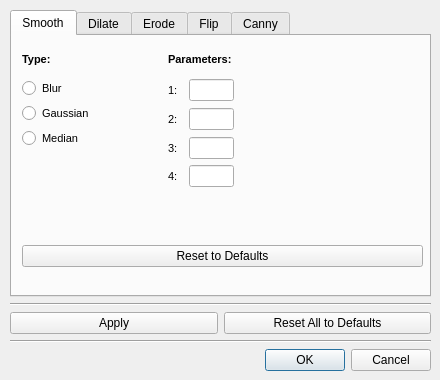
<?xml version="1.0" encoding="UTF-8"?>
<ui version="4.0">
 <class>ImageProcessingSettingsDialog</class>
 <widget class="QDialog" name="ImageProcessingSettingsDialog">
  <property name="geometry">
   <rect>
    <x>0</x>
    <y>0</y>
    <width>440</width>
    <height>380</height>
   </rect>
  </property>
  <property name="windowTitle">
   <string>Image Processing Settings</string>
  </property>
  <widget class="QWidget" name="layoutWidget1">
   <property name="geometry">
    <rect>
     <x>10</x>
     <y>10</y>
     <width>421</width>
     <height>361</height>
    </rect>
   </property>
   <layout class="QVBoxLayout" name="verticalLayout_40">
    <item>
     <widget class="QTabWidget" name="tabWidget">
      <property name="currentIndex">
       <number>0</number>
      </property>
      <widget class="QWidget" name="smoothTab_5">
       <attribute name="title">
        <string>Smooth</string>
       </attribute>
       <widget class="QWidget" name="layoutWidget2_5">
        <property name="geometry">
         <rect>
          <x>10</x>
          <y>10</y>
          <width>401</width>
          <height>221</height>
         </rect>
        </property>
        <layout class="QVBoxLayout" name="verticalLayout_41">
         <item>
          <layout class="QHBoxLayout" name="horizontalLayout_48">
           <item>
            <layout class="QVBoxLayout" name="verticalLayout_42">
             <item>
              <widget class="QLabel" name="label_68">
               <property name="sizePolicy">
                <sizepolicy hsizetype="Preferred" vsizetype="Minimum">
                 <horstretch>0</horstretch>
                 <verstretch>0</verstretch>
                </sizepolicy>
               </property>
               <property name="minimumSize">
                <size>
                 <width>0</width>
                 <height>27</height>
                </size>
               </property>
               <property name="maximumSize">
                <size>
                 <width>140</width>
                 <height>27</height>
                </size>
               </property>
               <property name="font">
                <font>
                 <pointsize>8</pointsize>
                 <weight>75</weight>
                 <bold>true</bold>
                </font>
               </property>
               <property name="text">
                <string>Type:</string>
               </property>
              </widget>
             </item>
             <item>
              <layout class="QVBoxLayout" name="verticalLayout_43">
               <item>
                <widget class="QRadioButton" name="smoothBlurButton">
                 <property name="maximumSize">
                  <size>
                   <width>140</width>
                   <height>16777215</height>
                  </size>
                 </property>
                 <property name="font">
                  <font>
                   <pointsize>8</pointsize>
                  </font>
                 </property>
                 <property name="text">
                  <string>Blur</string>
                 </property>
                 <attribute name="buttonGroup">
                  <string notr="true">smoothTypeGroup</string>
                 </attribute>
                </widget>
               </item>
               <item>
                <widget class="QRadioButton" name="smoothGaussianButton">
                 <property name="maximumSize">
                  <size>
                   <width>140</width>
                   <height>16777215</height>
                  </size>
                 </property>
                 <property name="font">
                  <font>
                   <pointsize>8</pointsize>
                  </font>
                 </property>
                 <property name="text">
                  <string>Gaussian</string>
                 </property>
                 <attribute name="buttonGroup">
                  <string notr="true">smoothTypeGroup</string>
                 </attribute>
                </widget>
               </item>
               <item>
                <widget class="QRadioButton" name="smoothMedianButton">
                 <property name="maximumSize">
                  <size>
                   <width>140</width>
                   <height>16777215</height>
                  </size>
                 </property>
                 <property name="font">
                  <font>
                   <pointsize>8</pointsize>
                  </font>
                 </property>
                 <property name="text">
                  <string>Median</string>
                 </property>
                 <attribute name="buttonGroup">
                  <string notr="true">smoothTypeGroup</string>
                 </attribute>
                </widget>
               </item>
               <item>
                <spacer name="verticalSpacer_29">
                 <property name="orientation">
                  <enum>Qt::Vertical</enum>
                 </property>
                 <property name="sizeHint" stdset="0">
                  <size>
                   <width>20</width>
                   <height>40</height>
                  </size>
                 </property>
                </spacer>
               </item>
              </layout>
             </item>
            </layout>
           </item>
           <item>
            <layout class="QVBoxLayout" name="verticalLayout_44">
             <item>
              <widget class="QLabel" name="label_69">
               <property name="minimumSize">
                <size>
                 <width>0</width>
                 <height>27</height>
                </size>
               </property>
               <property name="maximumSize">
                <size>
                 <width>16777215</width>
                 <height>27</height>
                </size>
               </property>
               <property name="font">
                <font>
                 <pointsize>8</pointsize>
                 <weight>75</weight>
                 <bold>true</bold>
                </font>
               </property>
               <property name="text">
                <string>Parameters:</string>
               </property>
              </widget>
             </item>
             <item>
              <layout class="QVBoxLayout" name="verticalLayout_45">
               <item>
                <layout class="QHBoxLayout" name="horizontalLayout_49">
                 <item>
                  <widget class="QLabel" name="label_70">
                   <property name="sizePolicy">
                    <sizepolicy hsizetype="Minimum" vsizetype="Preferred">
                     <horstretch>0</horstretch>
                     <verstretch>0</verstretch>
                    </sizepolicy>
                   </property>
                   <property name="minimumSize">
                    <size>
                     <width>15</width>
                     <height>0</height>
                    </size>
                   </property>
                   <property name="maximumSize">
                    <size>
                     <width>15</width>
                     <height>16777215</height>
                    </size>
                   </property>
                   <property name="font">
                    <font>
                     <pointsize>8</pointsize>
                    </font>
                   </property>
                   <property name="text">
                    <string>1:</string>
                   </property>
                  </widget>
                 </item>
                 <item>
                  <widget class="QLineEdit" name="smoothParam1Edit">
                   <property name="sizePolicy">
                    <sizepolicy hsizetype="Minimum" vsizetype="Fixed">
                     <horstretch>0</horstretch>
                     <verstretch>0</verstretch>
                    </sizepolicy>
                   </property>
                   <property name="minimumSize">
                    <size>
                     <width>45</width>
                     <height>0</height>
                    </size>
                   </property>
                   <property name="maximumSize">
                    <size>
                     <width>45</width>
                     <height>16777215</height>
                    </size>
                   </property>
                   <property name="font">
                    <font>
                     <pointsize>8</pointsize>
                    </font>
                   </property>
                  </widget>
                 </item>
                 <item>
                  <widget class="QLabel" name="smoothParam1RangeLabel">
                   <property name="font">
                    <font>
                     <pointsize>8</pointsize>
                     <weight>75</weight>
                     <bold>true</bold>
                    </font>
                   </property>
                   <property name="text">
                    <string/>
                   </property>
                  </widget>
                 </item>
                 <item>
                  <widget class="QLabel" name="smoothParam1Label">
                   <property name="font">
                    <font>
                     <pointsize>8</pointsize>
                    </font>
                   </property>
                   <property name="text">
                    <string/>
                   </property>
                  </widget>
                 </item>
                </layout>
               </item>
               <item>
                <layout class="QHBoxLayout" name="horizontalLayout_50">
                 <item>
                  <widget class="QLabel" name="label_71">
                   <property name="sizePolicy">
                    <sizepolicy hsizetype="Minimum" vsizetype="Preferred">
                     <horstretch>0</horstretch>
                     <verstretch>0</verstretch>
                    </sizepolicy>
                   </property>
                   <property name="minimumSize">
                    <size>
                     <width>15</width>
                     <height>0</height>
                    </size>
                   </property>
                   <property name="maximumSize">
                    <size>
                     <width>15</width>
                     <height>16777215</height>
                    </size>
                   </property>
                   <property name="font">
                    <font>
                     <pointsize>8</pointsize>
                    </font>
                   </property>
                   <property name="text">
                    <string>2:</string>
                   </property>
                  </widget>
                 </item>
                 <item>
                  <widget class="QLineEdit" name="smoothParam2Edit">
                   <property name="sizePolicy">
                    <sizepolicy hsizetype="Minimum" vsizetype="Fixed">
                     <horstretch>0</horstretch>
                     <verstretch>0</verstretch>
                    </sizepolicy>
                   </property>
                   <property name="minimumSize">
                    <size>
                     <width>45</width>
                     <height>0</height>
                    </size>
                   </property>
                   <property name="maximumSize">
                    <size>
                     <width>45</width>
                     <height>16777215</height>
                    </size>
                   </property>
                   <property name="font">
                    <font>
                     <pointsize>8</pointsize>
                    </font>
                   </property>
                  </widget>
                 </item>
                 <item>
                  <widget class="QLabel" name="smoothParam2RangeLabel">
                   <property name="font">
                    <font>
                     <pointsize>8</pointsize>
                     <weight>75</weight>
                     <bold>true</bold>
                    </font>
                   </property>
                   <property name="text">
                    <string/>
                   </property>
                  </widget>
                 </item>
                 <item>
                  <widget class="QLabel" name="smoothParam2Label">
                   <property name="font">
                    <font>
                     <pointsize>8</pointsize>
                    </font>
                   </property>
                   <property name="text">
                    <string/>
                   </property>
                  </widget>
                 </item>
                </layout>
               </item>
               <item>
                <layout class="QHBoxLayout" name="horizontalLayout_51">
                 <item>
                  <widget class="QLabel" name="label_72">
                   <property name="sizePolicy">
                    <sizepolicy hsizetype="Minimum" vsizetype="Preferred">
                     <horstretch>0</horstretch>
                     <verstretch>0</verstretch>
                    </sizepolicy>
                   </property>
                   <property name="minimumSize">
                    <size>
                     <width>15</width>
                     <height>0</height>
                    </size>
                   </property>
                   <property name="maximumSize">
                    <size>
                     <width>15</width>
                     <height>16777215</height>
                    </size>
                   </property>
                   <property name="font">
                    <font>
                     <pointsize>8</pointsize>
                    </font>
                   </property>
                   <property name="text">
                    <string>3:</string>
                   </property>
                  </widget>
                 </item>
                 <item>
                  <widget class="QLineEdit" name="smoothParam3Edit">
                   <property name="sizePolicy">
                    <sizepolicy hsizetype="Minimum" vsizetype="Fixed">
                     <horstretch>0</horstretch>
                     <verstretch>0</verstretch>
                    </sizepolicy>
                   </property>
                   <property name="minimumSize">
                    <size>
                     <width>45</width>
                     <height>0</height>
                    </size>
                   </property>
                   <property name="maximumSize">
                    <size>
                     <width>45</width>
                     <height>16777215</height>
                    </size>
                   </property>
                   <property name="font">
                    <font>
                     <pointsize>8</pointsize>
                    </font>
                   </property>
                  </widget>
                 </item>
                 <item>
                  <widget class="QLabel" name="smoothParam3RangeLabel">
                   <property name="font">
                    <font>
                     <pointsize>8</pointsize>
                     <weight>75</weight>
                     <bold>true</bold>
                    </font>
                   </property>
                   <property name="text">
                    <string/>
                   </property>
                  </widget>
                 </item>
                 <item>
                  <widget class="QLabel" name="smoothParam3Label">
                   <property name="font">
                    <font>
                     <pointsize>8</pointsize>
                    </font>
                   </property>
                   <property name="text">
                    <string/>
                   </property>
                  </widget>
                 </item>
                </layout>
               </item>
               <item>
                <layout class="QHBoxLayout" name="horizontalLayout_52">
                 <item>
                  <widget class="QLabel" name="label_73">
                   <property name="sizePolicy">
                    <sizepolicy hsizetype="Minimum" vsizetype="Preferred">
                     <horstretch>0</horstretch>
                     <verstretch>0</verstretch>
                    </sizepolicy>
                   </property>
                   <property name="minimumSize">
                    <size>
                     <width>15</width>
                     <height>0</height>
                    </size>
                   </property>
                   <property name="maximumSize">
                    <size>
                     <width>15</width>
                     <height>16777215</height>
                    </size>
                   </property>
                   <property name="font">
                    <font>
                     <pointsize>8</pointsize>
                    </font>
                   </property>
                   <property name="text">
                    <string>4:</string>
                   </property>
                  </widget>
                 </item>
                 <item>
                  <widget class="QLineEdit" name="smoothParam4Edit">
                   <property name="sizePolicy">
                    <sizepolicy hsizetype="Minimum" vsizetype="Fixed">
                     <horstretch>0</horstretch>
                     <verstretch>0</verstretch>
                    </sizepolicy>
                   </property>
                   <property name="minimumSize">
                    <size>
                     <width>45</width>
                     <height>0</height>
                    </size>
                   </property>
                   <property name="maximumSize">
                    <size>
                     <width>45</width>
                     <height>16777215</height>
                    </size>
                   </property>
                   <property name="font">
                    <font>
                     <pointsize>8</pointsize>
                    </font>
                   </property>
                  </widget>
                 </item>
                 <item>
                  <widget class="QLabel" name="smoothParam4RangeLabel">
                   <property name="font">
                    <font>
                     <pointsize>8</pointsize>
                     <weight>75</weight>
                     <bold>true</bold>
                    </font>
                   </property>
                   <property name="text">
                    <string/>
                   </property>
                  </widget>
                 </item>
                 <item>
                  <widget class="QLabel" name="smoothParam4Label">
                   <property name="font">
                    <font>
                     <pointsize>8</pointsize>
                    </font>
                   </property>
                   <property name="text">
                    <string/>
                   </property>
                  </widget>
                 </item>
                </layout>
               </item>
              </layout>
             </item>
            </layout>
           </item>
          </layout>
         </item>
         <item>
          <spacer name="verticalSpacer_31">
           <property name="orientation">
            <enum>Qt::Vertical</enum>
           </property>
           <property name="sizeHint" stdset="0">
            <size>
             <width>20</width>
             <height>40</height>
            </size>
           </property>
          </spacer>
         </item>
         <item>
          <widget class="QPushButton" name="resetSmoothToDefaultsButton">
           <property name="text">
            <string>Reset to Defaults</string>
           </property>
          </widget>
         </item>
        </layout>
       </widget>
      </widget>
      <widget class="QWidget" name="dilateTab_5">
       <attribute name="title">
        <string>Dilate</string>
       </attribute>
       <widget class="QWidget" name="layoutWidget3_5">
        <property name="geometry">
         <rect>
          <x>10</x>
          <y>10</y>
          <width>401</width>
          <height>221</height>
         </rect>
        </property>
        <layout class="QVBoxLayout" name="verticalLayout_46">
         <item>
          <layout class="QHBoxLayout" name="horizontalLayout_53">
           <item>
            <widget class="QLabel" name="label_74">
             <property name="minimumSize">
              <size>
               <width>0</width>
               <height>27</height>
              </size>
             </property>
             <property name="font">
              <font>
               <pointsize>8</pointsize>
               <weight>75</weight>
               <bold>true</bold>
              </font>
             </property>
             <property name="text">
              <string>Url of iterations:</string>
             </property>
            </widget>
           </item>
           <item>
            <widget class="QLineEdit" name="dilateIterationsEdit">
             <property name="sizePolicy">
              <sizepolicy hsizetype="Minimum" vsizetype="Fixed">
               <horstretch>0</horstretch>
               <verstretch>0</verstretch>
              </sizepolicy>
             </property>
             <property name="minimumSize">
              <size>
               <width>50</width>
               <height>27</height>
              </size>
             </property>
             <property name="maximumSize">
              <size>
               <width>50</width>
               <height>16777215</height>
              </size>
             </property>
             <property name="font">
              <font>
               <pointsize>8</pointsize>
              </font>
             </property>
            </widget>
           </item>
           <item>
            <widget class="QLabel" name="label_75">
             <property name="minimumSize">
              <size>
               <width>0</width>
               <height>27</height>
              </size>
             </property>
             <property name="font">
              <font>
               <pointsize>8</pointsize>
               <weight>75</weight>
               <bold>true</bold>
              </font>
             </property>
             <property name="text">
              <string>[1-999]</string>
             </property>
            </widget>
           </item>
          </layout>
         </item>
         <item>
          <spacer name="verticalSpacer_32">
           <property name="orientation">
            <enum>Qt::Vertical</enum>
           </property>
           <property name="sizeHint" stdset="0">
            <size>
             <width>20</width>
             <height>40</height>
            </size>
           </property>
          </spacer>
         </item>
         <item>
          <widget class="QPushButton" name="resetDilateToDefaultsButton">
           <property name="text">
            <string>Reset to Defaults</string>
           </property>
          </widget>
         </item>
        </layout>
       </widget>
      </widget>
      <widget class="QWidget" name="erodeTab_5">
       <attribute name="title">
        <string>Erode</string>
       </attribute>
       <widget class="QWidget" name="layoutWidget4_5">
        <property name="geometry">
         <rect>
          <x>10</x>
          <y>10</y>
          <width>401</width>
          <height>221</height>
         </rect>
        </property>
        <layout class="QVBoxLayout" name="verticalLayout_47">
         <item>
          <layout class="QHBoxLayout" name="horizontalLayout_54">
           <item>
            <widget class="QLabel" name="label_76">
             <property name="minimumSize">
              <size>
               <width>0</width>
               <height>27</height>
              </size>
             </property>
             <property name="font">
              <font>
               <pointsize>8</pointsize>
               <weight>75</weight>
               <bold>true</bold>
              </font>
             </property>
             <property name="text">
              <string>Url of iterations:</string>
             </property>
            </widget>
           </item>
           <item>
            <widget class="QLineEdit" name="erodeIterationsEdit">
             <property name="sizePolicy">
              <sizepolicy hsizetype="Minimum" vsizetype="Fixed">
               <horstretch>0</horstretch>
               <verstretch>0</verstretch>
              </sizepolicy>
             </property>
             <property name="minimumSize">
              <size>
               <width>50</width>
               <height>27</height>
              </size>
             </property>
             <property name="maximumSize">
              <size>
               <width>50</width>
               <height>16777215</height>
              </size>
             </property>
             <property name="font">
              <font>
               <pointsize>8</pointsize>
              </font>
             </property>
            </widget>
           </item>
           <item>
            <widget class="QLabel" name="label_77">
             <property name="minimumSize">
              <size>
               <width>0</width>
               <height>27</height>
              </size>
             </property>
             <property name="font">
              <font>
               <pointsize>8</pointsize>
               <weight>75</weight>
               <bold>true</bold>
              </font>
             </property>
             <property name="text">
              <string>[1-999]</string>
             </property>
            </widget>
           </item>
          </layout>
         </item>
         <item>
          <spacer name="verticalSpacer_33">
           <property name="orientation">
            <enum>Qt::Vertical</enum>
           </property>
           <property name="sizeHint" stdset="0">
            <size>
             <width>20</width>
             <height>40</height>
            </size>
           </property>
          </spacer>
         </item>
         <item>
          <widget class="QPushButton" name="resetErodeToDefaultsButton">
           <property name="text">
            <string>Reset to Defaults</string>
           </property>
          </widget>
         </item>
        </layout>
       </widget>
      </widget>
      <widget class="QWidget" name="flipTab_5">
       <attribute name="title">
        <string>Flip</string>
       </attribute>
       <widget class="QWidget" name="layoutWidget5_5">
        <property name="geometry">
         <rect>
          <x>10</x>
          <y>10</y>
          <width>401</width>
          <height>221</height>
         </rect>
        </property>
        <layout class="QVBoxLayout" name="verticalLayout_48">
         <item>
          <layout class="QHBoxLayout" name="horizontalLayout_55">
           <item>
            <widget class="QLabel" name="label_78">
             <property name="sizePolicy">
              <sizepolicy hsizetype="Preferred" vsizetype="Minimum">
               <horstretch>0</horstretch>
               <verstretch>0</verstretch>
              </sizepolicy>
             </property>
             <property name="minimumSize">
              <size>
               <width>0</width>
               <height>27</height>
              </size>
             </property>
             <property name="maximumSize">
              <size>
               <width>16777215</width>
               <height>27</height>
              </size>
             </property>
             <property name="font">
              <font>
               <pointsize>8</pointsize>
               <weight>75</weight>
               <bold>true</bold>
              </font>
             </property>
             <property name="text">
              <string>Mode:</string>
             </property>
            </widget>
           </item>
           <item>
            <widget class="QRadioButton" name="flipXAxisButton">
             <property name="font">
              <font>
               <pointsize>8</pointsize>
              </font>
             </property>
             <property name="text">
              <string>X-axis</string>
             </property>
             <attribute name="buttonGroup">
              <string notr="true">flipCodeGroup</string>
             </attribute>
            </widget>
           </item>
           <item>
            <widget class="QRadioButton" name="flipYAxisButton">
             <property name="font">
              <font>
               <pointsize>8</pointsize>
              </font>
             </property>
             <property name="text">
              <string>Y-axis</string>
             </property>
             <attribute name="buttonGroup">
              <string notr="true">flipCodeGroup</string>
             </attribute>
            </widget>
           </item>
           <item>
            <widget class="QRadioButton" name="flipBothAxesButton">
             <property name="font">
              <font>
               <pointsize>8</pointsize>
              </font>
             </property>
             <property name="text">
              <string>Both axes</string>
             </property>
             <attribute name="buttonGroup">
              <string notr="true">flipCodeGroup</string>
             </attribute>
            </widget>
           </item>
          </layout>
         </item>
         <item>
          <spacer name="verticalSpacer_34">
           <property name="orientation">
            <enum>Qt::Vertical</enum>
           </property>
           <property name="sizeHint" stdset="0">
            <size>
             <width>20</width>
             <height>40</height>
            </size>
           </property>
          </spacer>
         </item>
         <item>
          <widget class="QPushButton" name="resetFlipToDefaultsButton">
           <property name="text">
            <string>Reset to Defaults</string>
           </property>
          </widget>
         </item>
        </layout>
       </widget>
      </widget>
      <widget class="QWidget" name="cannyTab_5">
       <attribute name="title">
        <string>Canny</string>
       </attribute>
       <widget class="QWidget" name="layoutWidget6_5">
        <property name="geometry">
         <rect>
          <x>10</x>
          <y>10</y>
          <width>401</width>
          <height>221</height>
         </rect>
        </property>
        <layout class="QVBoxLayout" name="verticalLayout_49">
         <item>
          <layout class="QHBoxLayout" name="horizontalLayout_56">
           <item>
            <widget class="QLabel" name="label_79">
             <property name="minimumSize">
              <size>
               <width>0</width>
               <height>27</height>
              </size>
             </property>
             <property name="font">
              <font>
               <pointsize>8</pointsize>
               <weight>75</weight>
               <bold>true</bold>
              </font>
             </property>
             <property name="text">
              <string>Threshold 1:</string>
             </property>
            </widget>
           </item>
           <item>
            <widget class="QLineEdit" name="cannyThresh1Edit">
             <property name="sizePolicy">
              <sizepolicy hsizetype="Minimum" vsizetype="Fixed">
               <horstretch>0</horstretch>
               <verstretch>0</verstretch>
              </sizepolicy>
             </property>
             <property name="minimumSize">
              <size>
               <width>50</width>
               <height>27</height>
              </size>
             </property>
             <property name="maximumSize">
              <size>
               <width>50</width>
               <height>16777215</height>
              </size>
             </property>
             <property name="font">
              <font>
               <pointsize>8</pointsize>
              </font>
             </property>
            </widget>
           </item>
           <item>
            <widget class="QLabel" name="label_80">
             <property name="minimumSize">
              <size>
               <width>0</width>
               <height>27</height>
              </size>
             </property>
             <property name="font">
              <font>
               <pointsize>8</pointsize>
               <weight>75</weight>
               <bold>true</bold>
              </font>
             </property>
             <property name="text">
              <string>[0-999]</string>
             </property>
            </widget>
           </item>
          </layout>
         </item>
         <item>
          <layout class="QHBoxLayout" name="horizontalLayout_57">
           <item>
            <widget class="QLabel" name="label_81">
             <property name="minimumSize">
              <size>
               <width>0</width>
               <height>27</height>
              </size>
             </property>
             <property name="font">
              <font>
               <pointsize>8</pointsize>
               <weight>75</weight>
               <bold>true</bold>
              </font>
             </property>
             <property name="text">
              <string>Threshold 2:</string>
             </property>
            </widget>
           </item>
           <item>
            <widget class="QLineEdit" name="cannyThresh2Edit">
             <property name="sizePolicy">
              <sizepolicy hsizetype="Minimum" vsizetype="Fixed">
               <horstretch>0</horstretch>
               <verstretch>0</verstretch>
              </sizepolicy>
             </property>
             <property name="minimumSize">
              <size>
               <width>50</width>
               <height>27</height>
              </size>
             </property>
             <property name="maximumSize">
              <size>
               <width>50</width>
               <height>16777215</height>
              </size>
             </property>
             <property name="font">
              <font>
               <pointsize>8</pointsize>
              </font>
             </property>
            </widget>
           </item>
           <item>
            <widget class="QLabel" name="label_82">
             <property name="minimumSize">
              <size>
               <width>0</width>
               <height>27</height>
              </size>
             </property>
             <property name="font">
              <font>
               <pointsize>8</pointsize>
               <weight>75</weight>
               <bold>true</bold>
              </font>
             </property>
             <property name="text">
              <string>[0-999]</string>
             </property>
            </widget>
           </item>
          </layout>
         </item>
         <item>
          <layout class="QHBoxLayout" name="horizontalLayout_58">
           <item>
            <widget class="QLabel" name="label_83">
             <property name="minimumSize">
              <size>
               <width>0</width>
               <height>27</height>
              </size>
             </property>
             <property name="font">
              <font>
               <pointsize>8</pointsize>
               <weight>75</weight>
               <bold>true</bold>
              </font>
             </property>
             <property name="text">
              <string>Aperture Size:</string>
             </property>
            </widget>
           </item>
           <item>
            <widget class="QLineEdit" name="cannyApertureSizeEdit">
             <property name="sizePolicy">
              <sizepolicy hsizetype="Minimum" vsizetype="Fixed">
               <horstretch>0</horstretch>
               <verstretch>0</verstretch>
              </sizepolicy>
             </property>
             <property name="minimumSize">
              <size>
               <width>50</width>
               <height>27</height>
              </size>
             </property>
             <property name="maximumSize">
              <size>
               <width>50</width>
               <height>16777215</height>
              </size>
             </property>
             <property name="font">
              <font>
               <pointsize>8</pointsize>
              </font>
             </property>
            </widget>
           </item>
           <item>
            <widget class="QLabel" name="label_84">
             <property name="minimumSize">
              <size>
               <width>0</width>
               <height>27</height>
              </size>
             </property>
             <property name="font">
              <font>
               <pointsize>8</pointsize>
               <weight>75</weight>
               <bold>true</bold>
              </font>
             </property>
             <property name="text">
              <string>[3/5/7]</string>
             </property>
            </widget>
           </item>
          </layout>
         </item>
         <item>
          <widget class="QCheckBox" name="cannyL2NormCheckBox">
           <property name="minimumSize">
            <size>
             <width>0</width>
             <height>27</height>
            </size>
           </property>
           <property name="font">
            <font>
             <pointsize>8</pointsize>
             <weight>75</weight>
             <bold>true</bold>
            </font>
           </property>
           <property name="text">
            <string>Use L2-norm</string>
           </property>
          </widget>
         </item>
         <item>
          <spacer name="verticalSpacer_35">
           <property name="orientation">
            <enum>Qt::Vertical</enum>
           </property>
           <property name="sizeHint" stdset="0">
            <size>
             <width>20</width>
             <height>40</height>
            </size>
           </property>
          </spacer>
         </item>
         <item>
          <widget class="QPushButton" name="resetCannyToDefaultsButton">
           <property name="text">
            <string>Reset to Defaults</string>
           </property>
          </widget>
         </item>
        </layout>
       </widget>
      </widget>
     </widget>
    </item>
    <item>
     <widget class="Line" name="line_9">
      <property name="orientation">
       <enum>Qt::Horizontal</enum>
      </property>
     </widget>
    </item>
    <item>
     <layout class="QHBoxLayout" name="horizontalLayout_59">
      <item>
       <widget class="QPushButton" name="applyButton">
        <property name="text">
         <string>Apply</string>
        </property>
       </widget>
      </item>
      <item>
       <widget class="QPushButton" name="resetAllToDefaultsButton">
        <property name="text">
         <string>Reset All to Defaults</string>
        </property>
       </widget>
      </item>
     </layout>
    </item>
    <item>
     <widget class="Line" name="line_10">
      <property name="orientation">
       <enum>Qt::Horizontal</enum>
      </property>
     </widget>
    </item>
    <item>
     <widget class="QDialogButtonBox" name="okCancelBox">
      <property name="orientation">
       <enum>Qt::Horizontal</enum>
      </property>
      <property name="standardButtons">
       <set>QDialogButtonBox::Cancel|QDialogButtonBox::Ok</set>
      </property>
     </widget>
    </item>
   </layout>
  </widget>
 </widget>
 <tabstops>
  <tabstop>tabWidget</tabstop>
  <tabstop>applyButton</tabstop>
  <tabstop>resetAllToDefaultsButton</tabstop>
  <tabstop>okCancelBox</tabstop>
  <tabstop>smoothBlurButton</tabstop>
  <tabstop>smoothGaussianButton</tabstop>
  <tabstop>smoothMedianButton</tabstop>
  <tabstop>smoothParam1Edit</tabstop>
  <tabstop>smoothParam2Edit</tabstop>
  <tabstop>smoothParam3Edit</tabstop>
  <tabstop>smoothParam4Edit</tabstop>
  <tabstop>resetSmoothToDefaultsButton</tabstop>
  <tabstop>dilateIterationsEdit</tabstop>
  <tabstop>resetDilateToDefaultsButton</tabstop>
  <tabstop>erodeIterationsEdit</tabstop>
  <tabstop>resetErodeToDefaultsButton</tabstop>
  <tabstop>flipXAxisButton</tabstop>
  <tabstop>flipYAxisButton</tabstop>
  <tabstop>flipBothAxesButton</tabstop>
  <tabstop>resetFlipToDefaultsButton</tabstop>
  <tabstop>cannyThresh1Edit</tabstop>
  <tabstop>cannyThresh2Edit</tabstop>
  <tabstop>cannyApertureSizeEdit</tabstop>
  <tabstop>cannyL2NormCheckBox</tabstop>
  <tabstop>resetCannyToDefaultsButton</tabstop>
 </tabstops>
 <resources/>
 <connections>
  <connection>
   <sender>okCancelBox</sender>
   <signal>accepted()</signal>
   <receiver>ImageProcessingSettingsDialog</receiver>
   <slot>accept()</slot>
   <hints>
    <hint type="sourcelabel">
     <x>220</x>
     <y>356</y>
    </hint>
    <hint type="destinationlabel">
     <x>219</x>
     <y>189</y>
    </hint>
   </hints>
  </connection>
  <connection>
   <sender>okCancelBox</sender>
   <signal>rejected()</signal>
   <receiver>ImageProcessingSettingsDialog</receiver>
   <slot>reject()</slot>
   <hints>
    <hint type="sourcelabel">
     <x>220</x>
     <y>356</y>
    </hint>
    <hint type="destinationlabel">
     <x>219</x>
     <y>189</y>
    </hint>
   </hints>
  </connection>
 </connections>
 <buttongroups>
  <buttongroup name="flipCodeGroup"/>
  <buttongroup name="smoothTypeGroup"/>
 </buttongroups>
</ui>
